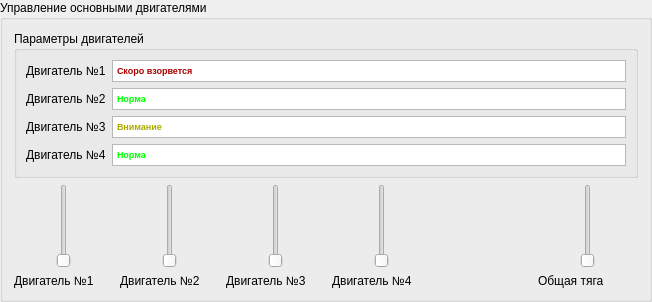
                <widget class="QGroupBox" name="groupBox_12">
                 <property name="title">
                  <string>Управление основными двигателями</string>
                 </property>
                 <layout class="QGridLayout" name="gridLayout_9">
                  <item row="1" column="0">
                   <layout class="QHBoxLayout" name="horizontalLayout_33">
                    <item>
                     <layout class="QVBoxLayout" name="verticalLayout_12">
                      <item>
                       <widget class="QSlider" name="verticalSlider_6">
                        <property name="minimumSize">
                         <size>
                          <width>100</width>
                          <height>0</height>
                         </size>
                        </property>
                        <property name="orientation">
                         <enum>Qt::Vertical</enum>
                        </property>
                       </widget>
                      </item>
                      <item>
                       <widget class="QLabel" name="label_29">
                        <property name="minimumSize">
                         <size>
                          <width>100</width>
                          <height>0</height>
                         </size>
                        </property>
                        <property name="text">
                         <string>Двигатель №1</string>
                        </property>
                       </widget>
                      </item>
                     </layout>
                    </item>
                    <item>
                     <layout class="QVBoxLayout" name="verticalLayout_13">
                      <item>
                       <widget class="QSlider" name="verticalSlider_7">
                        <property name="minimumSize">
                         <size>
                          <width>100</width>
                          <height>0</height>
                         </size>
                        </property>
                        <property name="orientation">
                         <enum>Qt::Vertical</enum>
                        </property>
                       </widget>
                      </item>
                      <item>
                       <widget class="QLabel" name="label_30">
                        <property name="minimumSize">
                         <size>
                          <width>100</width>
                          <height>0</height>
                         </size>
                        </property>
                        <property name="text">
                         <string>Двигатель №2</string>
                        </property>
                       </widget>
                      </item>
                     </layout>
                    </item>
                    <item>
                     <layout class="QVBoxLayout" name="verticalLayout_14">
                      <item>
                       <widget class="QSlider" name="verticalSlider_8">
                        <property name="minimumSize">
                         <size>
                          <width>100</width>
                          <height>0</height>
                         </size>
                        </property>
                        <property name="orientation">
                         <enum>Qt::Vertical</enum>
                        </property>
                       </widget>
                      </item>
                      <item>
                       <widget class="QLabel" name="label_31">
                        <property name="text">
                         <string>Двигатель №3</string>
                        </property>
                       </widget>
                      </item>
                     </layout>
                    </item>
                    <item>
                     <layout class="QVBoxLayout" name="verticalLayout_15">
                      <item>
                       <widget class="QSlider" name="verticalSlider_9">
                        <property name="minimumSize">
                         <size>
                          <width>100</width>
                          <height>0</height>
                         </size>
                        </property>
                        <property name="orientation">
                         <enum>Qt::Vertical</enum>
                        </property>
                       </widget>
                      </item>
                      <item>
                       <widget class="QLabel" name="label_32">
                        <property name="minimumSize">
                         <size>
                          <width>100</width>
                          <height>0</height>
                         </size>
                        </property>
                        <property name="text">
                         <string>Двигатель №4</string>
                        </property>
                       </widget>
                      </item>
                     </layout>
                    </item>
                    <item>
                     <spacer name="horizontalSpacer_6">
                      <property name="orientation">
                       <enum>Qt::Horizontal</enum>
                      </property>
                      <property name="sizeType">
                       <enum>QSizePolicy::Ignored</enum>
                      </property>
                      <property name="sizeHint" stdset="0">
                       <size>
                        <width>100</width>
                        <height>20</height>
                       </size>
                      </property>
                     </spacer>
                    </item>
                    <item>
                     <layout class="QVBoxLayout" name="verticalLayout_16">
                      <item>
                       <widget class="QSlider" name="verticalSlider_10">
                        <property name="minimumSize">
                         <size>
                          <width>100</width>
                          <height>0</height>
                         </size>
                        </property>
                        <property name="orientation">
                         <enum>Qt::Vertical</enum>
                        </property>
                       </widget>
                      </item>
                      <item>
                       <widget class="QLabel" name="label_33">
                        <property name="minimumSize">
                         <size>
                          <width>100</width>
                          <height>0</height>
                         </size>
                        </property>
                        <property name="text">
                         <string>Общая тяга</string>
                        </property>
                       </widget>
                      </item>
                     </layout>
                    </item>
                   </layout>
                  </item>
                  <item row="0" column="0">
                   <widget class="QGroupBox" name="groupBox_13">
                    <property name="maximumSize">
                     <size>
                      <width>16777215</width>
                      <height>185</height>
                     </size>
                    </property>
                    <property name="title">
                     <string>Параметры двигателей</string>
                    </property>
                    <layout class="QGridLayout" name="gridLayout_10">
                     <item row="0" column="0">
                      <layout class="QHBoxLayout" name="horizontalLayout_34">
                       <item>
                        <widget class="QLabel" name="label_6">
                         <property name="text">
                          <string>Двигатель №1</string>
                         </property>
                        </widget>
                       </item>
                       <item>
                        <widget class="QTextEdit" name="textEdit_15">
                         <property name="maximumSize">
                          <size>
                           <width>16777215</width>
                           <height>22</height>
                          </size>
                         </property>
                         <property name="html">
                          <string>&lt;!DOCTYPE HTML PUBLIC &quot;-//W3C//DTD HTML 4.0//EN&quot; &quot;http://www.w3.org/TR/REC-html40/strict.dtd&quot;&gt;
&lt;html&gt;&lt;head&gt;&lt;meta name=&quot;qrichtext&quot; content=&quot;1&quot; /&gt;&lt;style type=&quot;text/css&quot;&gt;
p, li { white-space: pre-wrap; }
&lt;/style&gt;&lt;/head&gt;&lt;body style=&quot; font-family:'MS Shell Dlg 2'; font-size:7.8pt; font-weight:400; font-style:normal;&quot;&gt;
&lt;p style=&quot; margin-top:0px; margin-bottom:0px; margin-left:0px; margin-right:0px; -qt-block-indent:0; text-indent:0px;&quot;&gt;&lt;span style=&quot; font-size:7pt; font-weight:600; color:#aa0000;&quot;&gt;Скоро взорвется&lt;/span&gt;&lt;/p&gt;&lt;/body&gt;&lt;/html&gt;</string>
                         </property>
                        </widget>
                       </item>
                      </layout>
                     </item>
                     <item row="1" column="0">
                      <layout class="QHBoxLayout" name="horizontalLayout_35">
                       <item>
                        <widget class="QLabel" name="label_7">
                         <property name="text">
                          <string>Двигатель №2</string>
                         </property>
                        </widget>
                       </item>
                       <item>
                        <widget class="QTextEdit" name="textEdit_16">
                         <property name="maximumSize">
                          <size>
                           <width>16777215</width>
                           <height>22</height>
                          </size>
                         </property>
                         <property name="html">
                          <string>&lt;!DOCTYPE HTML PUBLIC &quot;-//W3C//DTD HTML 4.0//EN&quot; &quot;http://www.w3.org/TR/REC-html40/strict.dtd&quot;&gt;
&lt;html&gt;&lt;head&gt;&lt;meta name=&quot;qrichtext&quot; content=&quot;1&quot; /&gt;&lt;style type=&quot;text/css&quot;&gt;
p, li { white-space: pre-wrap; }
&lt;/style&gt;&lt;/head&gt;&lt;body style=&quot; font-family:'MS Shell Dlg 2'; font-size:7.8pt; font-weight:400; font-style:normal;&quot;&gt;
&lt;p style=&quot; margin-top:0px; margin-bottom:0px; margin-left:0px; margin-right:0px; -qt-block-indent:0; text-indent:0px;&quot;&gt;&lt;span style=&quot; font-size:7pt; font-weight:600; color:#00ff00;&quot;&gt;Норма&lt;/span&gt;&lt;/p&gt;&lt;/body&gt;&lt;/html&gt;</string>
                         </property>
                        </widget>
                       </item>
                      </layout>
                     </item>
                     <item row="2" column="0">
                      <layout class="QHBoxLayout" name="horizontalLayout_36">
                       <item>
                        <widget class="QLabel" name="label_8">
                         <property name="text">
                          <string>Двигатель №3</string>
                         </property>
                        </widget>
                       </item>
                       <item>
                        <widget class="QTextEdit" name="textEdit_17">
                         <property name="maximumSize">
                          <size>
                           <width>16777215</width>
                           <height>22</height>
                          </size>
                         </property>
                         <property name="html">
                          <string>&lt;!DOCTYPE HTML PUBLIC &quot;-//W3C//DTD HTML 4.0//EN&quot; &quot;http://www.w3.org/TR/REC-html40/strict.dtd&quot;&gt;
&lt;html&gt;&lt;head&gt;&lt;meta name=&quot;qrichtext&quot; content=&quot;1&quot; /&gt;&lt;style type=&quot;text/css&quot;&gt;
p, li { white-space: pre-wrap; }
&lt;/style&gt;&lt;/head&gt;&lt;body style=&quot; font-family:'MS Shell Dlg 2'; font-size:7.8pt; font-weight:400; font-style:normal;&quot;&gt;
&lt;p style=&quot; margin-top:0px; margin-bottom:0px; margin-left:0px; margin-right:0px; -qt-block-indent:0; text-indent:0px;&quot;&gt;&lt;span style=&quot; font-size:7pt; font-weight:600; color:#aaaa00;&quot;&gt;Внимание&lt;/span&gt;&lt;/p&gt;&lt;/body&gt;&lt;/html&gt;</string>
                         </property>
                        </widget>
                       </item>
                      </layout>
                     </item>
                     <item row="3" column="0">
                      <layout class="QHBoxLayout" name="horizontalLayout_37">
                       <item>
                        <widget class="QLabel" name="label_9">
                         <property name="text">
                          <string>Двигатель №4</string>
                         </property>
                        </widget>
                       </item>
                       <item>
                        <widget class="QTextEdit" name="textEdit_18">
                         <property name="maximumSize">
                          <size>
                           <width>16777215</width>
                           <height>22</height>
                          </size>
                         </property>
                         <property name="html">
                          <string>&lt;!DOCTYPE HTML PUBLIC &quot;-//W3C//DTD HTML 4.0//EN&quot; &quot;http://www.w3.org/TR/REC-html40/strict.dtd&quot;&gt;
&lt;html&gt;&lt;head&gt;&lt;meta name=&quot;qrichtext&quot; content=&quot;1&quot; /&gt;&lt;style type=&quot;text/css&quot;&gt;
p, li { white-space: pre-wrap; }
&lt;/style&gt;&lt;/head&gt;&lt;body style=&quot; font-family:'MS Shell Dlg 2'; font-size:7.8pt; font-weight:400; font-style:normal;&quot;&gt;
&lt;p style=&quot; margin-top:0px; margin-bottom:0px; margin-left:0px; margin-right:0px; -qt-block-indent:0; text-indent:0px;&quot;&gt;&lt;span style=&quot; font-size:7pt; font-weight:600; color:#00ff00;&quot;&gt;Норма&lt;/span&gt;&lt;/p&gt;&lt;/body&gt;&lt;/html&gt;</string>
                         </property>
                        </widget>
                       </item>
                      </layout>
                     </item>
                    </layout>
                   </widget>
                  </item>
                 </layout>
                </widget>
